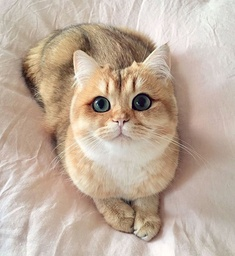
#> input picture cat.jpg, 235 x 256 px, shrunk from 700 x 764 before the run
$ python 2.3_blur.py
#> lines starting #> are read from the running program, lines starting #| are printed output that depends on the picture
from PIL import Image # Python Image Library
from matplotlib import pyplot as plt
import numpy as np

from time import time # Для того, чтобы засекать время на выполнение операций

imgRGB = np.array(Image.open('cat.jpg'))
#> imgRGB is the input picture: shape (256, 235, 3); mean R, G, B 192.2, 173.7, 157.5
print('Размеры изображения:', imgRGB.shape)
#| Размеры изображения: (256, 235, 3)

plt.imshow(imgRGB)
plt.show()

def toneImg(image, rgbTone):
    """
    Эта функция тонирует RGB изображение, умножая весь массив
    на вектор коэффициентов rgbTone
    """
    return np.clip(image * rgbTone, 0, 255).astype(np.uint8)
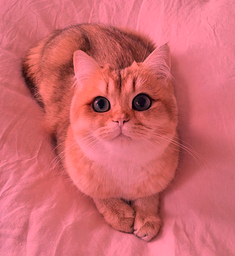
#> returned value: shape (256, 235, 3); mean of channels 0, 1, 2 210.1, 103.8, 109.8; drawn as R, G, B

def makeKernel(blurVector):
    """
    Эта функция создаёт ядро фильтра размытия по направлению
    на основе заданного вектора по XY
    """
    # Находим модули компонент вектора, чтобы по ним
    # найти размеры матрицы ядра
    blurVectorAbs  = np.abs(blurVector)
    # Определяем размеры четверти ядра по модулям компонент
    kernelX = int(np.ceil(blurVectorAbs[0]))
    kernelY = int(np.ceil(blurVectorAbs[1]))
    # Создаём соответствующую нулевую матрицу
    kernelQuad = np.zeros((kernelY, kernelX), dtype=np.float32)
    # Заполняем диагональ единицами, проходя в цикле по наиболее
    # длинной стороне, чтобы не пропустить ни один элемент
    kernelForm = 'wide' if kernelY < kernelX else 'tall'
    if kernelForm == 'wide':
        for i in range(kernelX):
            j = int(i / kernelX * kernelY)
            kernelQuad[j,i] = 1.0
    elif kernelForm == 'tall':
        for j in range(kernelY):
            i = int(j / kernelY * kernelX)
            kernelQuad[j,i] = 1.0
    # Следующие две строки визуализируют построенную четверть ядра
    #plt.imshow(kernelQuad, cmap='Greys_r')
    #plt.show()
    # Создаём нулевую матрицу ядра
    kernel = np.zeros((2*kernelY+1, 2*kernelX+1), dtype=np.float32)
    # Записываем левую верхнюю и правую нижнюю четверти,
    # а также центральный пиксель
    kernel[0:kernelY,  0:kernelX]  = kernelQuad
    kernel[kernelY,    kernelX]    = 1.0
    kernel[kernelY+1:, kernelX+1:] = kernelQuad
    # Находим знаки компонент вектора, чтобы по ним
    # правильно отразить матрицу ядра
    blurVectorSign = np.sign(blurVector)
    # Отражаем матрицу так, чтобы её ненулевая диагональ совпала
    # по направлению с исходным вектором
    if blurVectorSign[0] == 1:    # нулевая компонента вектора - Х
        kernel = np.flip(kernel, axis=1)  # первая ось матрицы - Х
    # Поскольку строки матрицы идут сверху вниз, а Y – снизу вверх,
    # отражаем, когда Y компонента имеет знак +
    if blurVectorSign[1] == -1:    # первая компонента вектора - Y
        kernel = np.flip(kernel, axis=0) # нулевая ось матрицы - Y
    # Следующие две строки визуализируют построенное ядро
    #plt.imshow(kernel, cmap='Greys_r')
    #plt.show()
    return kernelX, kernelY, kernel

def motionBlur(image, kernelX, kernelY, kernel):
    """
    Эта функция фильтрует изображение image, вычисляя цвет каждого пикселя последовательно,
    делая усреднение по всем пикселям, которые соответствуют ненулевым элементам ядра kernel
    """
#> called with kernelX = 11, kernelY = 26
    # Делаем копию исходного изображения, в неё будем записывать изменённые пиксели
    imageBlurred = image.copy()
    print('Идёт размытие изображения...')
    for j in range(image.shape[0]):
        for i in range(image.shape[1]):
            # Вычисляем границы фрагмента изображения вокруг пикселя i,j
            l = np.clip(i-kernelX,   0, image.shape[1]-1)
            r = np.clip(i+kernelX+1, 0, image.shape[1])
            t = np.clip(j-kernelY,   0, image.shape[0]-1)
            b = np.clip(j+kernelY+1, 0, image.shape[0])
            # Вычисляем границы соответствующего фрагмента ядра
            kl = max(kernelX-i, 0)
            kr = min(r-i+kernelX, 2*kernelX+1)
            kt = max(kernelY-j, 0)
            kb = min(b-j+kernelY, 2*kernelY+1)
            # Вырезаем фрагмент изображения по найденным границам
            imgFrag = image[t:b,l:r]
            # Вырезаем фрагмент ядра по найденным границам
            kerFrag = kernel[kt:kb,kl:kr]
            # Векторно считаем количество ненулевых элементов этого фрагмента ядра
            kerNorm = np.count_nonzero(kerFrag)
            # Векторно усредняем пиксели, соответствующие ненулевым элементам
            rBlurred = np.sum(imgFrag[...,0], where=(kerFrag > 0)) / kerNorm
            gBlurred = np.sum(imgFrag[...,1], where=(kerFrag > 0)) / kerNorm
            bBlurred = np.sum(imgFrag[...,2], where=(kerFrag > 0)) / kerNorm
            # Записываем результат
            imageBlurred[j,i,0] = rBlurred
            imageBlurred[j,i,1] = gBlurred
            imageBlurred[j,i,2] = bBlurred
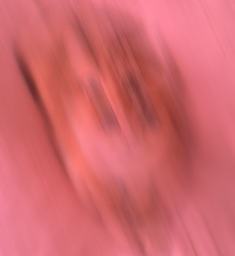
#> imageBlurred: shape (256, 235, 3); mean R, G, B 209.3, 103.1, 108.9
    return imageBlurred

# Задаём вектор тонирующих коэффициентов
toneVector = np.array([1.1, 0.6, 0.7])

# Задаём вектор размытия по XY
blurVector = np.array([-10.5, 25.1])

# Запускаем процесс тонирования
tonedImage = toneImg(imgRGB, toneVector)

# Создаём ядро по вектору размытия
kernelX, kernelY, kernel = makeKernel(blurVector)

# Запускаем процесс размытия
start = time()
blurredImage = motionBlur(tonedImage, kernelX, kernelY, kernel)
print('Время выполнения:', time()-start, 'c')

plt.imshow(blurredImage)
plt.show()

$ run again, with vp_model_visualization.png saved as cat.jpg
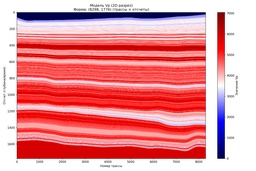
#> input picture vp_model_visualization.png, 256 x 171 px, shrunk from 1800 x 1200 before the run
#> imgRGB is the input picture: shape (171, 256, 3); mean R, G, B 232.3, 147.1, 152.7
#| Размеры изображения: (171, 256, 3)
#> in toneImg, `return np.clip(image * rgbTone, 0, 255).astype(np.uint8)`:
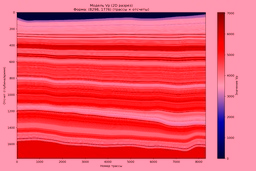
#> returned value: shape (171, 256, 3); mean of channels 0, 1, 2 239.7, 88, 106.4; drawn as R, G, B
#> after the loop in motionBlur, `for j in range(image.shape[0]):`:
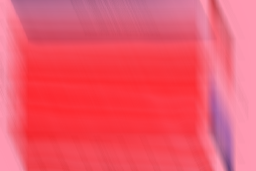
#> imageBlurred: shape (171, 256, 3); mean R, G, B 239.1, 86.1, 104.5
